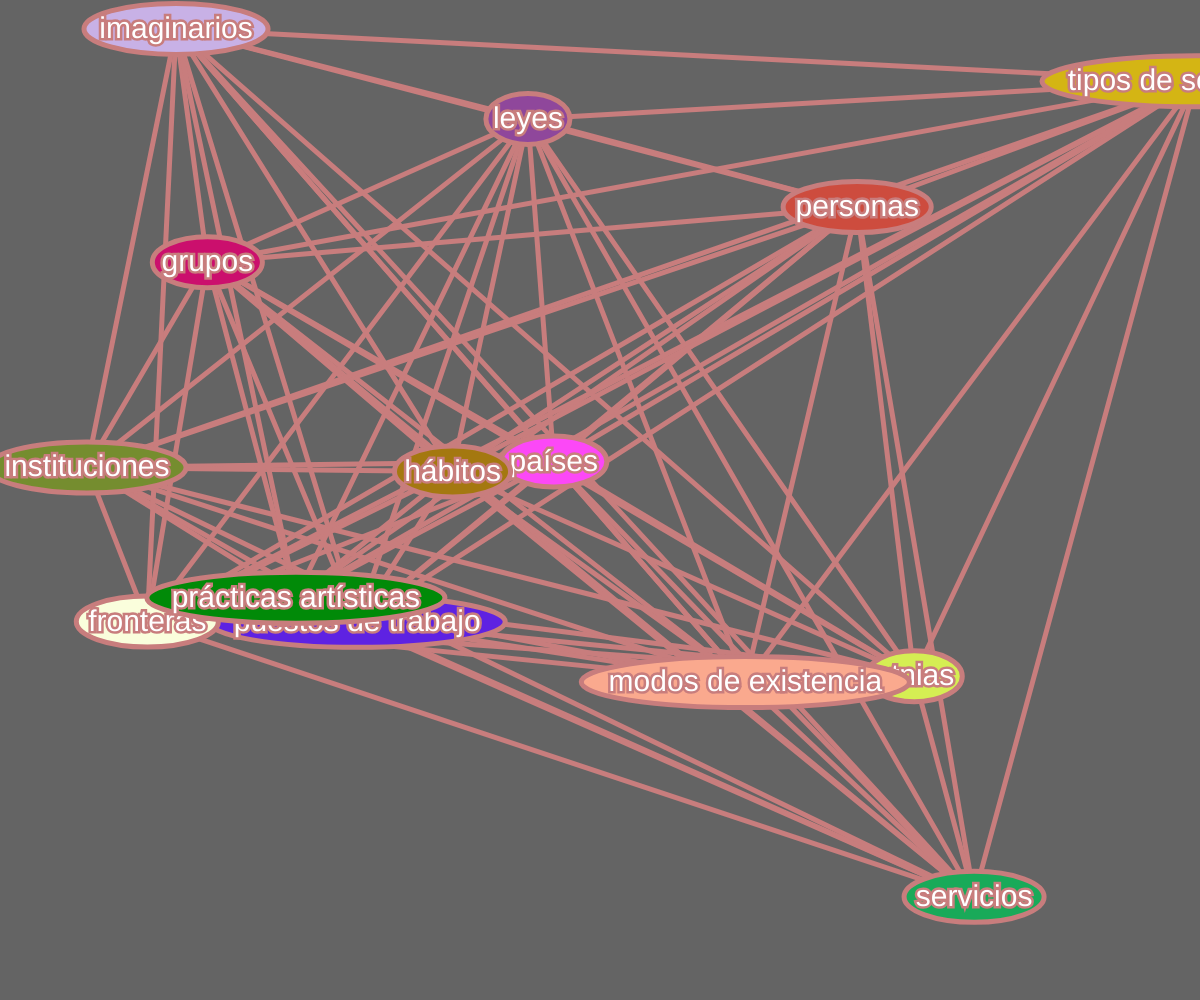
Frame 1 (no input)
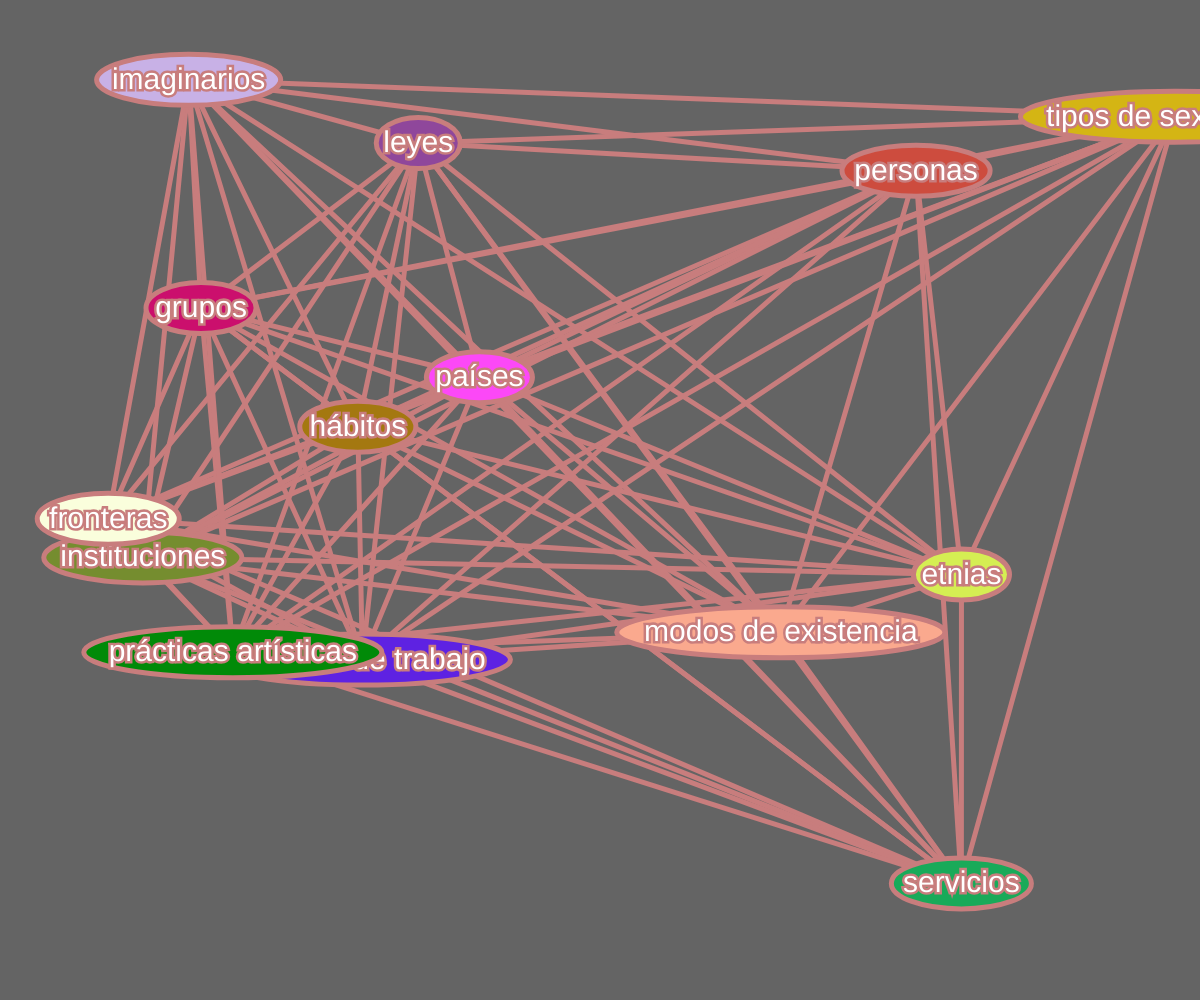
Frame 60 (no input)
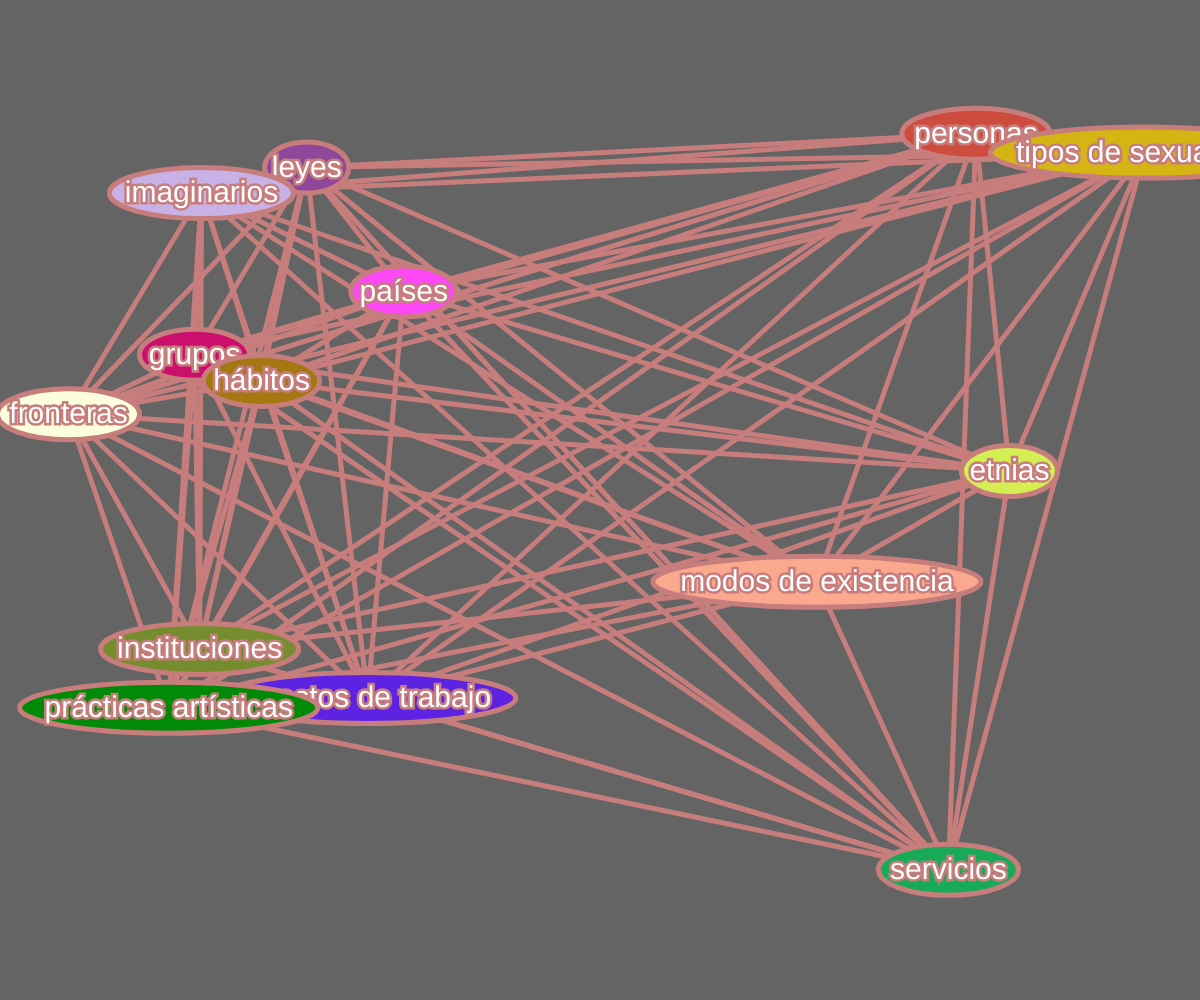
Frame 120 (the mouse pressed at the canvas centre since frame 60)

The p5.js sketch that drew these frames (run headless with seeded random() and noise() and a simulated clock; from frame 60 on, the mouse is pressed at the canvas centre):

// p5.js sketch
// ── sketch.js
// Declaración de los arrays que almacenarán las cadenas y los objetos de texto
let losStrings = [];
let losTextos = [];

// Configuración inicial del canvas y los textos
function setup() {
  // Crear un canvas del tamaño de la ventana
  createCanvas(windowWidth, windowHeight);
  // Establecer el tamaño del texto
  textSize(30);
  // Inicializar el array con las cadenas de texto
  losStrings = [
    "personas", "grupos", "etnias", "instituciones", "servicios", 
    "puestos de trabajo", "fronteras", "países", "leyes", "imaginarios", 
    "hábitos", "modos de existencia", "tipos de sexualidad", "prácticas artísticas"
  ];
  
  // Crear objetos 'lasLetras' para cada cadena de texto y añadirlos al array losTextos
  for (let i = 0; i < losStrings.length; i++) {
    losTextos.push(new lasLetras(random(width), random(height), random(-2, 2), random(-2, 2)));
  }
  
  // Establecer el color y el grosor de las líneas
  stroke(200, 125, 125);
  strokeWeight(5);
}

// Función de dibujo que se ejecuta en bucle
function draw() {
  // Establecer el color de fondo
  background(100);

  // Dibujar líneas entre los textos
  for (let i = 0; i < losTextos.length; i++) {
    for (let j = i + 1; j < losTextos.length; j++) {
      line(losTextos[i].elPosX, losTextos[i].elPosY, losTextos[j].elPosX, losTextos[j].elPosY);
    }
  }
  
  // Dibujar elipses y textos
  for (let i = 0; i < losTextos.length; i++) {
    losTextos[i].dibujaLaEllipse(losStrings[i]);
  }
}

// Clase para gestionar las letras
class lasLetras {
  constructor(posX, posY, veloX, veloY) {
    // Posición y velocidad inicial del texto
    this.elPosX = posX;
    this.elPosY = posY;
    this.elVeloX = veloX;
    this.elVeloY = veloY;
    // Color aleatorio para la elipse
    this.color = color(random(255), random(255), random(255));
  }
  
  // Método para dibujar la elipse y el texto
  dibujaLaEllipse(texto) {
    let w = textWidth(texto) * 1.2; // Anchura de la elipse, 20% más grande que el texto
    let h = (textAscent() + textDescent()) * 1.5; // Altura de la elipse, 50% más grande que el texto
    // Dibujar la elipse con el color asignado
    fill(this.color);
    ellipse(this.elPosX, this.elPosY, w, h); // Centrar verticalmente
    // Dibujar el texto en blanco
    fill(255);
    text(texto, this.elPosX - textWidth(texto) / 2, this.elPosY + textAscent() / 3); // Ajuste horizontal
    this.mueveElTexto();
  }
  
  // Método para mover el texto y la elipse
  mueveElTexto() {
    // Actualizar la posición del texto y la elipse según su velocidad
    this.elPosX += this.elVeloX;
    this.elPosY += this.elVeloY;
    
    // Invertir la dirección al alcanzar los bordes del canvas
    if (this.elPosX >= width || this.elPosX <= 0) {
      this.elVeloX = -this.elVeloX;
    }
    
    if (this.elPosY >= height || this.elPosY <= 0) {
      this.elVeloY = -this.elVeloY;
    }
  }
}
